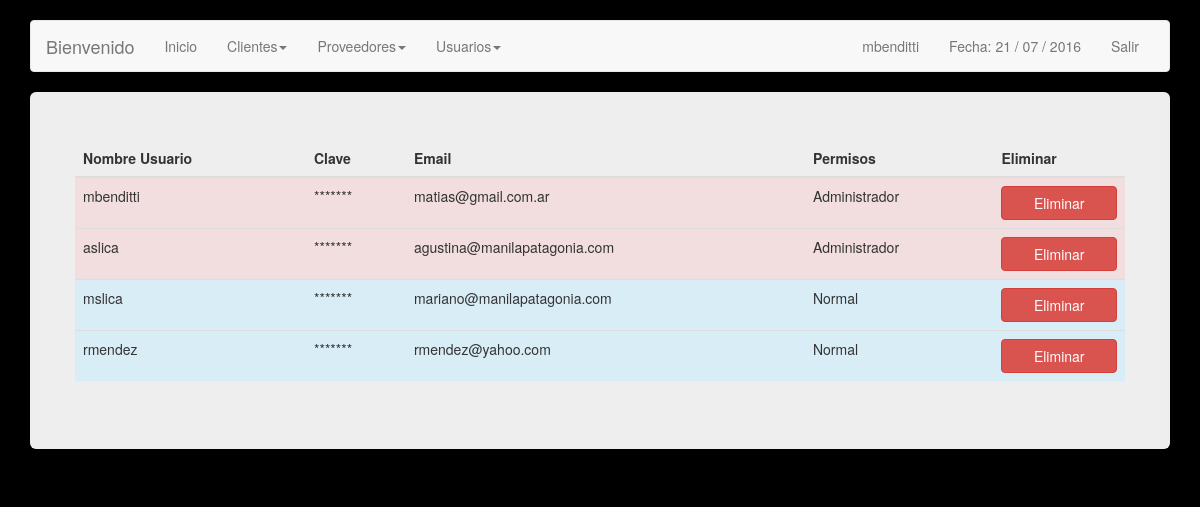
/usuarios.php (signed in), run on an earlier commit of the app's database.
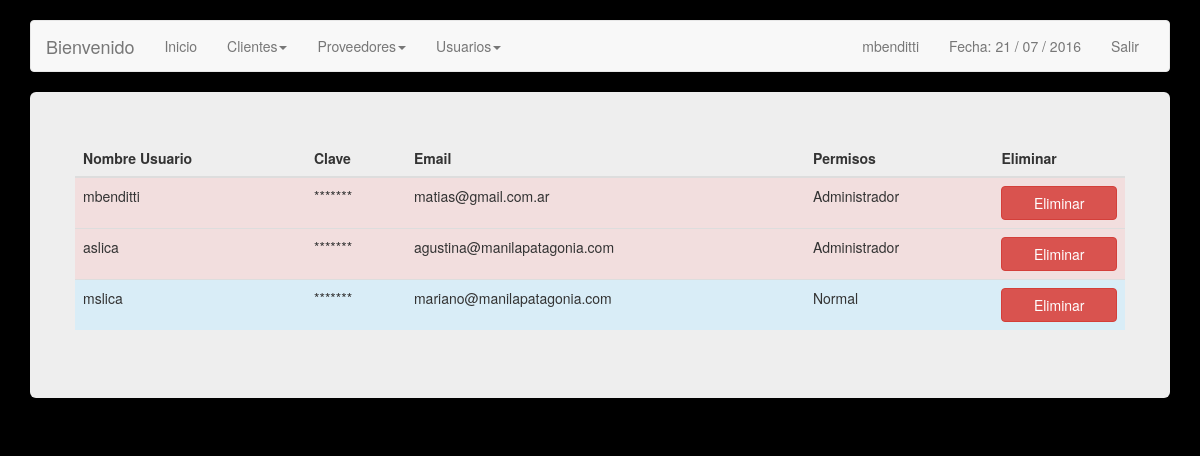
And on a later commit of the database.
### tables this page shows
CREATE TABLE IF NOT EXISTS `usuarios` (
  `ID` int(9) unsigned NOT NULL,
  `username` varchar(180) DEFAULT NULL,
  `password` varchar(180) DEFAULT NULL,
  `email` varchar(180) DEFAULT NULL,
  `id_extreme` varchar(180) DEFAULT NULL,
  `permisos` int(11) NOT NULL
);

### usuarios.php (the view, shortened to what this page needs)
<?php
include('config.php');
$link = mysqli_connect ($dbhost, $dbusername, $dbuserpass);
mysqli_select_db($link,$dbname) or die('No se puede seleccionar la base de datos');
$query = mysqli_query($link,"SELECT * FROM usuarios") or die(mysql_error());
?>
<!DOCTYPE html>
<html lang="en">
  <head>
    <link href="css/bootstrap.min.css" rel="stylesheet">
  </head>
  <body>
    <br>
        <div class="container">
      <div class="navbar navbar-default" role="navigation">
        <div class="container-fluid">
          <div class="navbar-header">
            <a class="navbar-brand" href="#">Bienvenido </a>
          </div>
          <div class="navbar-collapse collapse">
            <ul class="nav navbar-nav">
              <li class=""><a href="inicio.php">Inicio</a></li>
              <li class="dropdown">
              	<a class="dropdown-toggle" data-toggle="dropdown" href="#">Clientes<span class="caret"></span></a>
              </li>
              <li class="dropdown">
              	<a class="dropdown-toggle" data-toggle="dropdown" href="#">Proveedores<span class="caret"></span></a>
              </li>
			  <?php
					if($_SESSION["permiso"] == 1) {
						?> <li class="dropdown">
              					<a class="dropdown-toggle" data-toggle="dropdown" href="#">Usuarios<span class="caret"></span></a>
              				</li><?php
					}
			  ?>
            </ul>
            <ul class="nav navbar-nav navbar-right">
               <li><a href=""> <?php echo $_SESSION["s_username"]; ?> </a></li>
              <li><a href="">Fecha:
              	<?php
              	echo date("d / m / Y");
              	?></a></li>
              <li><a href="cerrar.php">Salir</a></li>
            </ul>
          </div>
        </div>
      </div>
      <div class="jumbotron">
<div class="row">
              <table class="table table-hover">
                	<thead>
                    	<th> Nombre Usuario </th>
                        <th> Clave </th>
                        <th> Email </th>
                        <th> Permisos </th>
                        <?php if($_SESSION["permiso"] == 1){?> <th> Eliminar </th> <?php }?>
                    </thead>
                    <tbody>
                    	<?php while($usuario = mysqli_fetch_array($query)){ ?>
                        <?php if($usuario['permisos'] == 1){ ?>
                        <tr class="danger">
                            <td> <?php echo $usuario['username']; ?> </td>
                            <td> <?php if ($usuario['password'] != ''){ echo "*******";}else{ echo "Sin pass";} ?> </td>
                            <td> <?php echo $usuario['email']; ?> </td>
                            <td> <?php if($usuario['permisos'] == 1){ echo "Administrador";}else{ echo "Normal";} ?> </td>
                             <?php if($_SESSION["permiso"] == 1){?>
                            <td>  <a href="eliminar.php?id=<?php echo $usuario['ID'];?>&tipo=usuario " role="button"  class="btn btn-danger btn-primary btn-block"> Eliminar </a></td>
							<?php }?>
                        </tr>
                        <?php }else{ ?>
                        <tr class="info">
                            <td> <?php echo $usuario['username']; ?> </td>
                            <td> <?php if ($usuario['password'] != ''){ echo "*******";}else{ echo "Sin pass";} ?> </td>
                            <td> <?php echo $usuario['email']; ?> </td>
                            <td> <?php if($usuario['permisos'] == 1){ echo "Administrador";}else{ echo "Normal";} ?> </td>
                             <?php if(($_SESSION["permiso"] == 1)||($_SESSION["permiso"] == 2)){?>
                            <td>  <a href="eliminar.php?id=<?php echo $usuario['ID'];?>&tipo=usuario " role="button"  class="btn btn-danger btn-primary btn-block"> Eliminar </a></td>
							<?php }?>
                        </tr>
                        <?php } ?>
                        <?php } ?>
                    </tbody>
				</table>
</div>
      </div>
    </div>
  </body>
</html>

What changed in the data, as far as the page shows it:
removed usuarios: username "rmendez", email "rmendez@yahoo.com", permisos "Normal"
